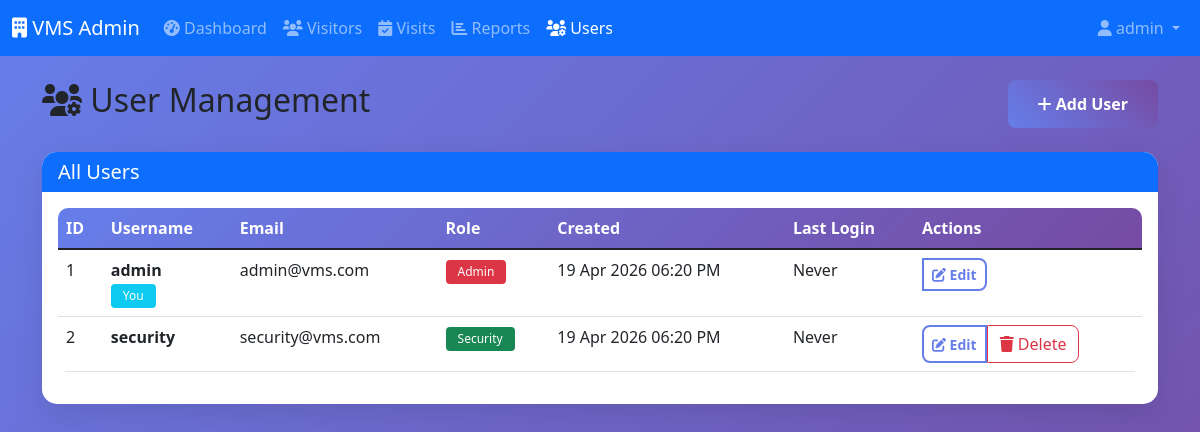
The page /admin/users.php (signed in) on the database its author committed.
### tables this page shows
CREATE TABLE users (
    id INT AUTO_INCREMENT PRIMARY KEY,
    username VARCHAR(50) UNIQUE NOT NULL,
    email VARCHAR(100) UNIQUE NOT NULL,
    password VARCHAR(255) NOT NULL,
    role ENUM('admin', 'security') NOT NULL DEFAULT 'security',
    created_at TIMESTAMP DEFAULT CURRENT_TIMESTAMP,
    updated_at TIMESTAMP DEFAULT CURRENT_TIMESTAMP ON UPDATE CURRENT_TIMESTAMP
);

### includes/functions.php (called while the page is built, shortened)
<?php
function formatDateTime($datetime) {
    $date = new DateTime($datetime);
    return $date->format('d M Y h:i A');
}
?>

### admin/users.php (the view, shortened to what this page needs)
<?php
require_once '../includes/functions.php';
$database = new Database();
$db = $database->getConnection();
$stmt = $db->prepare("SELECT * FROM users ORDER BY created_at DESC");
$stmt->execute();
$users = $stmt->fetchAll(PDO::FETCH_ASSOC);
?>
<!DOCTYPE html>
<html lang="en">
<head>
    <link href="https://cdn.jsdelivr.net/npm/bootstrap@5.1.3/dist/css/bootstrap.min.css" rel="stylesheet">
    <link href="https://cdnjs.cloudflare.com/ajax/libs/font-awesome/6.0.0/css/all.min.css" rel="stylesheet">
    <link href="../assets/css/style.css" rel="stylesheet">
</head>
<body>
    <nav class="navbar navbar-expand-lg navbar-dark bg-primary">
        <div class="container-fluid">
            <a class="navbar-brand" href="dashboard.php">
                <i class="fas fa-building"></i> VMS Admin
            </a>
            <div class="collapse navbar-collapse" id="navbarNav">
                <ul class="navbar-nav me-auto">
                    <li class="nav-item">
                        <a class="nav-link" href="dashboard.php">
                            <i class="fas fa-tachometer-alt"></i> Dashboard
                        </a>
                    </li>
                    <li class="nav-item">
                        <a class="nav-link" href="visitors.php">
                            <i class="fas fa-users"></i> Visitors
                        </a>
                    </li>
                    <li class="nav-item">
                        <a class="nav-link" href="visits.php">
                            <i class="fas fa-calendar-check"></i> Visits
                        </a>
                    </li>
                    <li class="nav-item">
                        <a class="nav-link" href="reports.php">
                            <i class="fas fa-chart-bar"></i> Reports
                        </a>
                    </li>
                    <li class="nav-item">
                        <a class="nav-link active" href="users.php">
                            <i class="fas fa-users-cog"></i> Users
                        </a>
                    </li>
                </ul>
                <ul class="navbar-nav">
                    <li class="nav-item dropdown">
                        <a class="nav-link dropdown-toggle" href="#" id="navbarDropdown" role="button" data-bs-toggle="dropdown">
                            <i class="fas fa-user"></i> <?php echo $_SESSION['username']; ?>
                        </a>
                    </li>
                </ul>
            </div>
        </div>
    </nav>
    <div class="container mt-4">
        <div class="d-flex justify-content-between align-items-center mb-4">
            <h2><i class="fas fa-users-cog"></i> User Management</h2>
            <button type="button" class="btn btn-primary" data-bs-toggle="modal" data-bs-target="#createUserModal">
                <i class="fas fa-plus"></i> Add User
            </button>
        </div>
        <div class="card">
            <div class="card-header bg-primary text-white">
                <h5 class="mb-0">All Users</h5>
            </div>
            <div class="card-body">
                <div class="table-responsive">
                    <table class="table table-hover">
                        <thead>
                            <tr>
                                <th>ID</th>
                                <th>Username</th>
                                <th>Email</th>
                                <th>Role</th>
                                <th>Created</th>
                                <th>Last Login</th>
                                <th>Actions</th>
                            </tr>
                        </thead>
                        <tbody>
                            <?php foreach ($users as $user): ?>
                                <tr>
                                    <td><?php echo $user['id']; ?></td>
                                    <td>
                                        <strong><?php echo htmlspecialchars($user['username']); ?></strong>
                                        <?php if ($user['id'] == $_SESSION['user_id']): ?>
                                            <br><span class="badge bg-info">You</span>
                                        <?php endif; ?>
                                    </td>
                                    <td><?php echo htmlspecialchars($user['email']); ?></td>
                                    <td>
                                        <span class="badge bg-<?php echo $user['role'] === 'admin' ? 'danger' : 'success'; ?>">
                                            <?php echo htmlspecialchars(ucfirst($user['role'])); ?>
                                        </span>
                                    </td>
                                    <td><?php echo formatDateTime($user['created_at']); ?></td>
                                    <td>
                                        <?php
                                        $stmt = $db->prepare("
                                            SELECT created_at FROM activity_logs
                                            WHERE user_id = :user_id AND action = 'login'
                                            ORDER BY created_at DESC LIMIT 1
                                        ");
                                        $stmt->bindParam(':user_id', $user['id']);
                                        $stmt->execute();
                                        $last_login = $stmt->fetch(PDO::FETCH_ASSOC);
                                        echo $last_login ? formatDateTime($last_login['created_at']) : 'Never';
                                        ?>
                                    </td>
                                    <td>
                                        <div class="btn-group btn-group-sm">
                                            <button type="button" class="btn btn-outline-primary"
                                                    data-bs-toggle="modal" data-bs-target="#editUserModal<?php echo $user['id']; ?>">
                                                <i class="fas fa-edit"></i> Edit
                                            </button>
                                            <?php if ($user['id'] != $_SESSION['user_id']): ?>
                                                <form method="POST" style="display: inline;">
                                                    <button type="submit" class="btn btn-outline-danger"
                                                            onclick="return confirm('Are you sure you want to delete this user?')">
                                                        <i class="fas fa-trash"></i> Delete
                                                    </button>
                                                </form>
                                            <?php endif; ?>
                                        </div>
                                    </td>
                                </tr>
                            <?php endforeach; ?>
                        </tbody>
                    </table>
                </div>
            </div>
        </div>
    </div>
</body>
</html>

### assets/css/style.css (style rules this page uses)
body { background: linear-gradient(135deg, #667eea 0%, #764ba2 100%); min-height: 100vh; font-family: 'Segoe UI', Tahoma, Geneva, Verdana, sans-serif; }
.card { border: none; border-radius: 15px; box-shadow: 0 10px 30px rgba(0, 0, 0, 0.1); }
.card-header { border-radius: 15px 15px 0 0 !important; border: none; }
.btn-primary { background: linear-gradient(45deg, #667eea, #764ba2); border: none; border-radius: 8px; padding: 12px 30px; font-weight: 600; transition: all 0.3s ease; }
.btn-outline-primary { border: 2px solid #667eea; color: #667eea; border-radius: 8px; font-weight: 600; transition: all 0.3s ease; }
.table { background: white; border-radius: 10px; overflow: hidden; }
.table thead { background: linear-gradient(135deg, #667eea 0%, #764ba2 100%); color: white; }
.badge { padding: 0.5em 1em; font-weight: 500; }
.btn-group .btn { border-radius: 0; }
.btn-group .btn:first-child { border-radius: 8px 0 0 8px; }
.btn-group .btn:last-child { border-radius: 0 8px 8px 0; }

### rows shown on the page
users: id "1", username "admin", shows "You", email "admin@vms.com", role "Admin", created_at "19 Apr 2026 06:20 PM"
users: id "2", username "security", email "security@vms.com", role "Security", created_at "19 Apr 2026 06:20 PM"

### other values the page prints
$_SESSION['username'] "admin"
